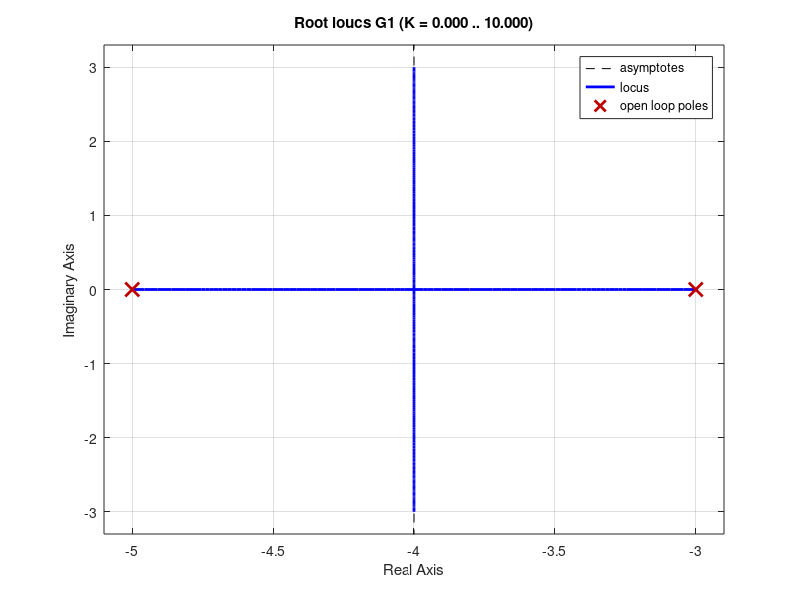
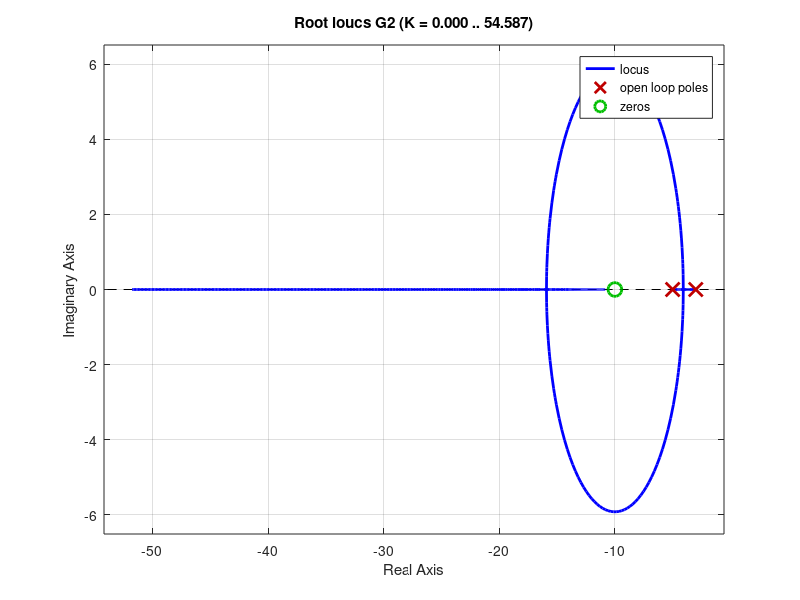
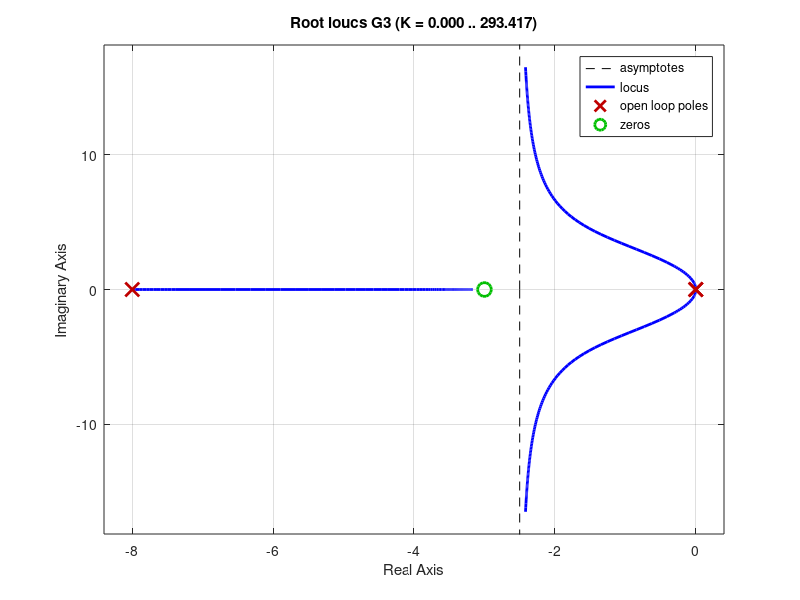
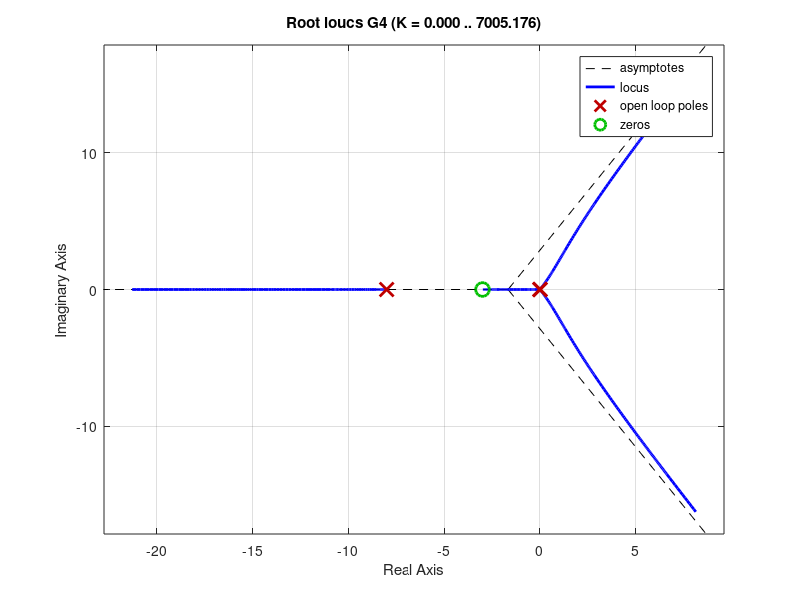

MATLAB code to generate these figures, in order:
s = tf('s');

G1 = tf(1,[1 8 15]);
G2 = tf([1 10],[1 8 15]);
G3 = tf([1 3],[1 8 0 0]);
G4 = tf([1 3],[1 8 0 0 0]);
G5 = tf([1 6 9],[1 28 20 0 0]);

figure(1)
rlocus(G1)

figure(2)
rlocus(G2)

figure(3)
rlocus(G3)

figure(4)
rlocus(G4)

figure(5)
rlocus(G5)